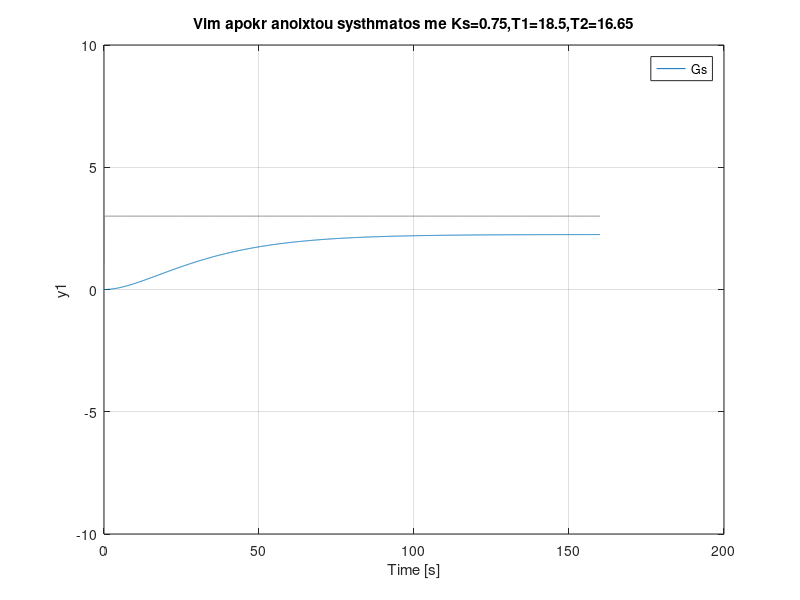
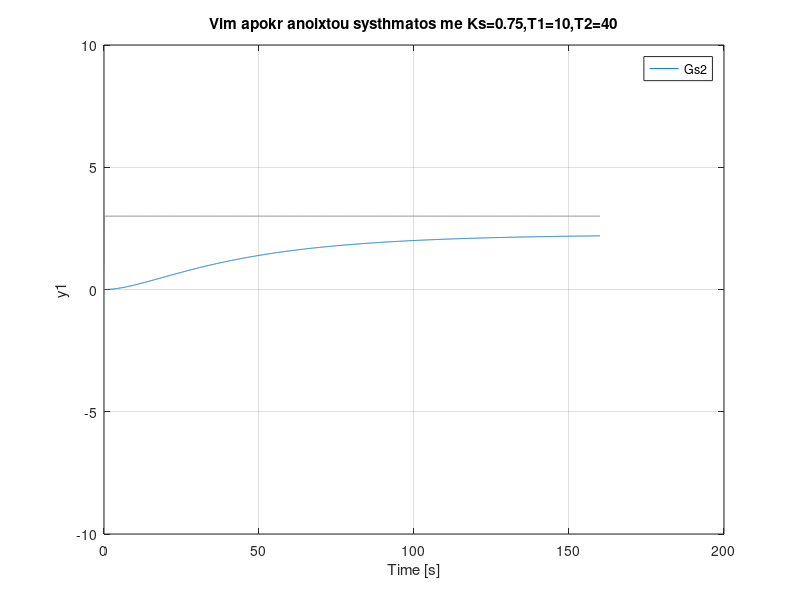
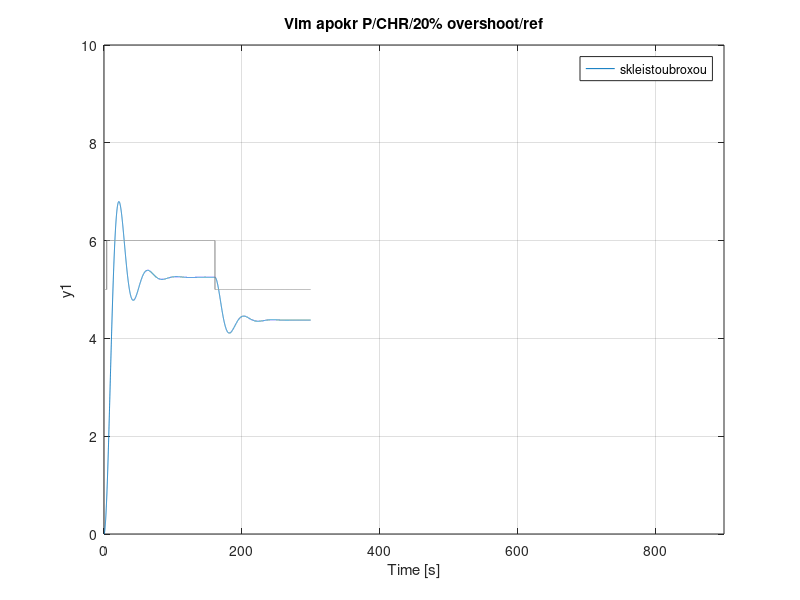
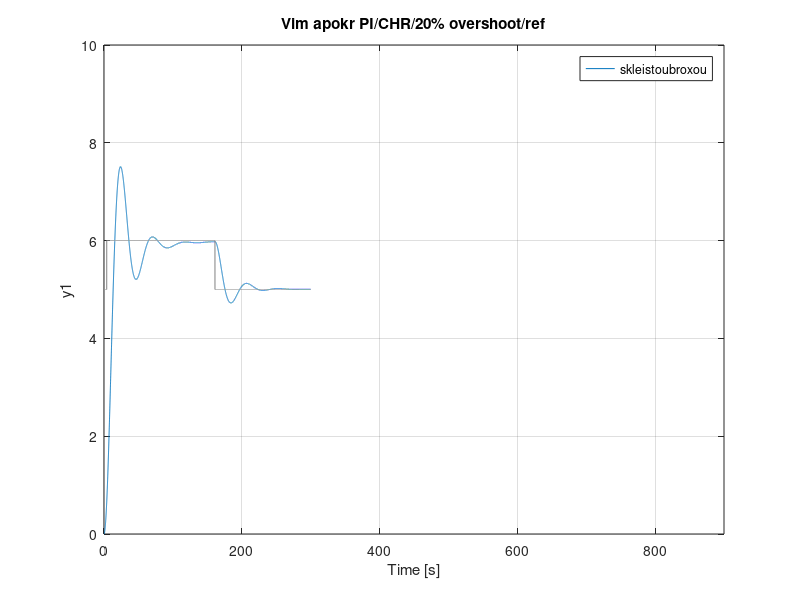

Write MATLAB code to recreate these figures, in order.
%1o erwthma
t=0:0.1:160;
s=tf('s');
Gs=0.75/(308*s^2+35.15*s+1); %synarthsh metaforas gia T1=18.5,T2=16.65
u = ones(length(t),1);
u(t>0 & t<=160)=3;
figure(1)
lsim(Gs,u,t);
axis([0 200 -10 10])
title('Vim apokr anoixtou systhmatos me Ks=0.75,T1=18.5,T2=16.65')

Gs2=0.75/(400*s^2+50*s+1);      %synarthsh metaforas gia T1=10,T2=40
figure(2)
lsim(Gs2,u,t);
axis([0 200 -10 10])
title('Vim apokr anoixtou systhmatos me Ks=0.75,T1=10,T2=40')


%2o erwthma
%P/CHR/20%overshoot/ref
Ks = 0.75; Tu = 5; Tg = 50;
Gs=0.75/(308*s^2+35.15*s+1)     %synarthsh metaforas
KP = (0.7/Ks).*(Tg/Tu) ;
P=pidstd(KP);
t = linspace(0,300,10000);
u0 = square(0.02*t+157);
u=0.5*u0+5.5;
skleistoubroxou=feedback(P*Gs,1);
figure(3)
lsim(skleistoubroxou,u,t);
axis([0 900 0 10])
title('Vim apokr P/CHR/20% overshoot/ref');


%PI/CHR/20%overshoot/ref
KPI = (0.6/Ks).*(Tg/Tu) ;
TiPI = Tg; 
PI=pidstd(KPI,TiPI);
skleistoubroxou=feedback(PI*Gs,1);
figure(4)
lsim(skleistoubroxou,u,t);
axis([0 900 0 10]);
title('Vim apokr PI/CHR/20% overshoot/ref');


%PID/CHR/20%overshoot/ref
KPID = (0.95/Ks).*(Tg/Tu) ;
TiPID =  1.4.*Tg; 
TdPID = 0.47.*Tu;
PID=pidstd(KPID,TiPID,TdPID);
skleistoubroxou=feedback(PID*Gs,1);
figure(5)
lsim(skleistoubroxou,u,t);
axis([0 900 0 10]);
title('Vim apokr PID/CHR/20% overshoot/ref');

%ypologismos sfalmatos
A=norm(u,inf);
et=A/(1+(PID*Gs));  
[y,tOut] = step(et);

%ypologismos tetargwnoy sfalmatos
et_sq=y.*y;


%ypologismos ISE 
integral=zeros(size(tOut));     
prev_integra1=zeros(size(tOut));
sum=zeros(size(tOut));
%xrisimopoioume dyo for wste na parasthsoume ton orismo
%tou oloklhromatos kai na paroume to epithimito apotelesma
 for i=2:length(tOut)
     integral(1)= 0;
     integral(i)=et_sq(i)*(tOut(i)-tOut(i-1));
 end

 for i=2:length(integral)
   sum(1)=0;
   prev_integra1(i)=sum(i-1);
   sum(i)=prev_integra1(i)+integral(i);    
 end

%vriskoume thn pio kontinh timh sthn timh apokatastashs  
figure(6)
plot(tOut,sum);
pos=find(tOut<=Tg);
ise=max(pos);         
ISE= sum(ise); 
title('ISE')

%Ypologismos ITSE me idio tropo
integral=zeros(size(tOut));
prev_integra1=zeros(size(tOut));
sum=zeros(size(tOut));
 
 for i=2:length(tOut)
     integral(1)= 0;
     integral(i)=i*et_sq(i)*(tOut(i)-tOut(i-1));
 end

 for i=2:length(integral)
   sum(1)=0;
   prev_integra1(i)=sum(i-1);
   sum(i)=prev_integra1(i)+integral(i);    
 end
 
figure(7)
plot(tOut,sum);
pos=find(tOut<=Tg);
itse=max(pos);         
ITSE= sum(itse);
title('ITSE')


%P/CHR/20%overshoot/ref me T1 = 10, T2 = 40
Ks = 0.75; Tu = 5; Tg = 50;
Gs2=0.75/(400*s^2+50*s+1);      %synarthsh metaforas
KP2 = (0.7/Ks).*(Tg/Tu) ;
P2=pidstd(KP2);
t = linspace(0,300,10000);
u0 = square(0.02*t+157);
u=0.5*u0+5.5;
skleistoubroxou=feedback(P2*Gs2,1);
figure(8)
lsim(skleistoubroxou,u,t);
axis([0 900 0 10])
title('Vim apokr P/CHR/20% overshoot/ref me T1=10, T2=40');

%PI/CHR/20%overshoot/ref me T1 = 10, T2 = 40
KPI2 = (0.6/Ks).*(Tg/Tu) ;
TiPI2 = Tg; 
PI2=pidstd(KPI2,TiPI2);
skleistoubroxou=feedback(PI2*Gs2,1);
figure(9)
lsim(skleistoubroxou,u,t);
axis([0 900 0 10]);
title('Vim apokr PI/CHR/20% overshoot/ref me T1 = 10, T2 = 40');

%PID/CHR/20%overshoot/ref me T1 = 10, T2 = 40
KPID2 = (0.95/Ks).*(Tg/Tu) ;
TiPID2 =  1.4.*Tg; 
TdPID2 = 0.47.*Tu;
PID2=pidstd(KPID2,TiPID2,TdPID2);
skleistoubroxou=feedback(PID2*Gs2,1);
figure(10)
lsim(skleistoubroxou,u,t);
axis([0 900 0 10]);
title('Vim apokr PID/CHR/20% overshoot/ref me T1 = 10, T2 = 40');


%ypologismos sfalmatos
A=norm(u,inf);
et=A/(1+(PID2*Gs2));           

%ypologismos tetargwnoy sfalmatos
et_sq=y.*y;             

%ypologismos ISE 
integral=zeros(size(tOut));     
prev_integra1=zeros(size(tOut));
sum=zeros(size(tOut));
%xrisimopoioume dyo for wste na parasthsoume ton orismo
%tou oloklhromatos kai na paroume to epithimito apotelesma
 for i=2:length(tOut)
     integral(1)= 0;
     integral(i)=et_sq(i)*(tOut(i)-tOut(i-1));
 end

 for i=2:length(integral)
   sum(1)=0;
   prev_integra1(i)=sum(i-1);
   sum(i)=prev_integra1(i)+integral(i);    
 end

%vriskoume thn pio kontinh timh sthn timh apokatastashs  
figure(11)
plot(tOut,sum);
pos=find(tOut<=Tg);
ise=max(pos);         
ISE= sum(ise); 
title('ISE')

%Ypologismos ITSE me idio tropo
integral=zeros(size(tOut));
prev_integra1=zeros(size(tOut));
sum=zeros(size(tOut));
 
 for i=2:length(tOut)
     integral(1)= 0;
     integral(i)=i*et_sq(i)*(tOut(i)-tOut(i-1));
 end

 for i=2:length(integral)
   sum(1)=0;
   prev_integra1(i)=sum(i-1);
   sum(i)=prev_integra1(i)+integral(i);    
 end
 
figure(12)
plot(tOut,sum);
pos=find(tOut<=Tg);
itse=max(pos);         
ITSE= sum(itse);
title('ITSE')


%3o erwthma
%PID/CHR/0%/Disturbance 
Ks = 0.75; Tu = 5; Tg = 50;
Gs=0.75/(308*s^2+35.15*s+1);        %synarthsh metaforas
KP01= (0.95/Ks).*(Tg/Tu) ;
TiP01 =  2.4.*Tg; 
TdP01 = 0.42.*Tu;
[u0,t] = gensig('square',600,900);
u=2*u0+6;
u0 = square(0.02*t);
PID=pidstd(KP01,TiP01,TdP01);
skleistoubroxou=feedback(PID*Gs,1);
figure(13)
lsim(skleistoubroxou,u,t);
axis([0 890 0 10]);
title('Vim apokr PID/CHR/0% disturbance/ref');

%ypologismos sfalmatos
A=norm(u,inf);
et=A/(1+(PID*Gs));           

%ypologismos tetargwnoy sfalmatos
et_sq=y.*y;             

%ypologismos ISE 
integral=zeros(size(tOut));     
prev_integra1=zeros(size(tOut));
sum=zeros(size(tOut));
%xrisimopoioume dyo for wste na parasthsoume ton orismo
%tou oloklhromatos kai na paroume to epithimito apotelesma
 for i=2:length(tOut)
     integral(1)= 0;
     integral(i)=et_sq(i)*(tOut(i)-tOut(i-1));
 end

 for i=2:length(integral)
   sum(1)=0;
   prev_integra1(i)=sum(i-1);
   sum(i)=prev_integra1(i)+integral(i);    
 end

%vriskoume thn pio kontinh timh sthn timh apokatastashs  
figure(14)
plot(tOut,sum);
pos=find(tOut<=Tg);
ise=max(pos);         
ISE= sum(ise); 
title('ISE')

%Ypologismos ITSE me idio tropo
integral=zeros(size(tOut));
prev_integra1=zeros(size(tOut));
sum=zeros(size(tOut));
 
 for i=2:length(tOut)
     integral(1)= 0;
     integral(i)=i*et_sq(i)*(tOut(i)-tOut(i-1));
 end

 for i=2:length(integral)
   sum(1)=0;
   prev_integra1(i)=sum(i-1);
   sum(i)=prev_integra1(i)+integral(i);    
 end
 
figure(15)
plot(tOut,sum);
pos=find(tOut<=Tg);
itse=max(pos);         
ITSE= sum(itse);
title('ITSE')


%PID/CHR/0%/Disturbance me T1 = 10, T2 = 40
Ks = 0.75; Tu = 5; Tg = 50;
Gs2=0.75/(400*s^2+50*s+1);          %synarthsh metaforas
KP02= (0.95/Ks).*(Tg/Tu) ;
TiP02 =  2.4.*Tg; 
TdP02 = 0.42.*Tu;
[u0,t] = gensig('square',600,900);
u=2*u0+6;
u0 = square(0.02*t);
PID=pidstd(KP02,TiP02,TdP02);
skleistoubroxou=feedback(PID2*Gs2,1);
figure(16)
lsim(skleistoubroxou,u,t);
axis([0 890 0 10]);
title('Vim apokr PID/CHR/0% disturbance/ref me T1 = 10, T2 = 40');

%ypologismos sfalmatos
A=norm(u,inf);
et=A/(1+(PID2*Gs2));          

%ypologismos tetargwnoy sfalmatos
et_sq=y.*y;             

%ypologismos ISE 
integral=zeros(size(tOut));     
prev_integra1=zeros(size(tOut));
sum=zeros(size(tOut));
%xrisimopoioume dyo for wste na parasthsoume ton orismo
%tou oloklhromatos kai na paroume to epithimito apotelesma
 for i=2:length(tOut)
     integral(1)= 0;
     integral(i)=et_sq(i)*(tOut(i)-tOut(i-1));
 end

 for i=2:length(integral)
   sum(1)=0;
   prev_integra1(i)=sum(i-1);
   sum(i)=prev_integra1(i)+integral(i);    
 end

%vriskoume thn pio kontinh timh sthn timh apokatastashs  
figure(17)
plot(tOut,sum);
pos=find(tOut<=Tg);
ise=max(pos);         
ISE= sum(ise); 
title('ISE')

%Ypologismos ITSE me idio tropo
integral=zeros(size(tOut));
prev_integra1=zeros(size(tOut));
sum=zeros(size(tOut));
 
 for i=2:length(tOut)
     integral(1)= 0;
     integral(i)=i*et_sq(i)*(tOut(i)-tOut(i-1));
 end

 for i=2:length(integral)
   sum(1)=0;
   prev_integra1(i)=sum(i-1);
   sum(i)=prev_integra1(i)+integral(i);    
 end
 
figure(18)
plot(tOut,sum);
pos=find(tOut<=Tg);
itse=max(pos);         
ITSE= sum(itse);
title('ITSE')


%4o erwthma
%P/Tsum
Ks = 0.75; Tu = 5; Tg = 50;
T1 = 18.5;
T2 = 16.65;
Gs=0.75/(308*s^2+35.15*s+1);            %synarthsh metaforas
Tsum=T1+T2;
KT=(1/Ks);
PT=pidstd(KT);
skleistoubroxou_T=feedback(PT*Gs,1);
t = linspace(0,300,10000);
u0 = square(0.02*t+157);
u=0.5*u0+5.5;
figure(19)
lsim(skleistoubroxou_T,u,t);
axis([0 900 0 10])
title('Vimatikh apokrish P/Tsum');

%PI tsum
KT= (0.5/Ks); 
TiT = 0.5 * Tsum ;
PIT=pidstd(KT,TiT);
skleistoubroxou_T=feedback(PIT*Gs,1);
figure(20)
lsim(skleistoubroxou_T,u,t);
axis([0 900 0 10])
title('Vimatikh apokrish PI/Tsum');

%PID tsum
KT= (1/Ks); 
TiT = 0.66 * Tsum;
TdT = 0.17 * Tsum;
PIDT=pidstd(KT,TiT);
skleistoubroxou_T=feedback(PIDT*Gs,1);
figure(21)
lsim(skleistoubroxou_T,u,t);
axis([0 900 0 10])
title('Vimatikh apokrish PID/Tsum');

%ypologismos sfalmatos
A=norm(u,inf);
et=A/(1+(PIDT*Gs));           

%ypologismos tetargwnoy sfalmatos
et_sq=y.*y;             

%ypologismos ISE
integral=zeros(size(tOut));      
prev_integra1=zeros(size(tOut));
sum=zeros(size(tOut));
%xrisimopoioume dyo for wste na parasthsoume ton orismo
%tou oloklhromatos kai na paroume to epithimito apotelesma
 for i=2:length(tOut)
     integral(1)= 0;
     integral(i)=et_sq(i)*(tOut(i)-tOut(i-1));
 end

 for i=2:length(integral)
   sum(1)=0;
   prev_integra1(i)=sum(i-1);
   sum(i)=prev_integra1(i)+integral(i);    
 end

%vriskoume thn pio kontinh timh sthn timh apokatastashs  
figure(17)
plot(tOut,sum);
pos=find(tOut<=Tg);
ise=max(pos);         
ISE= sum(ise); 
title('ISE')

%Ypologismos ITSE me idio tropo
integral=zeros(size(tOut));
prev_integra1=zeros(size(tOut));
sum=zeros(size(tOut));
 
 for i=2:length(tOut)
     integral(1)= 0;
     integral(i)=i*et_sq(i)*(tOut(i)-tOut(i-1));
 end

 for i=2:length(integral)
   sum(1)=0;
   prev_integra1(i)=sum(i-1);
   sum(i)=prev_integra1(i)+integral(i);    
 end
 
figure(18)
plot(tOut,sum);
pos=find(tOut<=Tg);
itse=max(pos);         
ITSE= sum(itse);
title('ITSE')

%P/Tsum me T1=10, T2=40
Ks = 0.75; Tu = 5; Tg = 50;
T11=10;
T22=40;
Gs2=0.75/(400*s^2+50*s+1);          %synarthsh metaforas
Tsum2=T11+T22;
KT2=(1/Ks);
PT2=pidstd(KT2);
skleistoubroxou_T2=feedback(PT2*Gs2,1);
t = linspace(0,300,10000);
u0 = square(0.02*t+157);
u=0.5*u0+5.5;
figure(24)
lsim(skleistoubroxou_T2,u,t);
axis([0 900 0 10])
title('Vimatikh apokrish P/Tsum me T1 = 10, T2 = 40');

%PI/Tsum me T1=10, T2=40
KT2= (0.5/Ks); 
TiT2 = 0.5 * Tsum2 ;
PIT2=pidstd(KT2,TiT2);
skleistoubroxou_T2=feedback(PIT2*Gs2,1);
figure(25)
lsim(skleistoubroxou_T2,u,t);
axis([0 900 0 10])
title('Vimatikh apokrish PI/Tsum me T1 = 10, T2 = 40');

%PID/Tsum me T1=10, T2=40
KT2= (1/Ks); 
TiT2 = 0.66 * Tsum2;
TdT2 = 0.17 * Tsum2;
PIDT2=pidstd(KT2,TiT2);
skleistoubroxou_T2=feedback(PIDT2*Gs2,1);
figure(26)
lsim(skleistoubroxou_T2,u,t);
axis([0 900 0 10])
title('Vimatikh apokrish PID/Tsum me T1 = 10, T2 = 40');

%ypologismos sfalmatos
A=norm(u,inf);
et=A/(1+(PIDT2*Gs2));           

%ypologismos tetargwnoy sfalmatos
et_sq=y.*y;             

%ypologismos ISE
integral=zeros(size(tOut));      
prev_integra1=zeros(size(tOut));
sum=zeros(size(tOut));
%xrisimopoioume dyo for wste na parasthsoume ton orismo
%tou oloklhromatos kai na paroume to epithimito apotelesma
 for i=2:length(tOut)
     integral(1)= 0;
     integral(i)=et_sq(i)*(tOut(i)-tOut(i-1));
 end

 for i=2:length(integral)
   sum(1)=0;
   prev_integra1(i)=sum(i-1);
   sum(i)=prev_integra1(i)+integral(i);    
 end

%vriskoume thn pio kontinh timh sthn timh apokatastashs  
figure(27)
plot(tOut,sum);
pos=find(tOut<=Tg);
ise=max(pos);         
ISE= sum(ise); 
title('ISE')

%Ypologismos ITSE me idio tropo
integral=zeros(size(tOut));
prev_integra1=zeros(size(tOut));
sum=zeros(size(tOut));
 
 for i=2:length(tOut)
     integral(1)= 0;
     integral(i)=i*et_sq(i)*(tOut(i)-tOut(i-1));
 end

 for i=2:length(integral)
   sum(1)=0;
   prev_integra1(i)=sum(i-1);
   sum(i)=prev_integra1(i)+integral(i);    
 end
 
figure(28)
plot(tOut,sum);
pos=find(tOut<=Tg);
itse=max(pos);         
ITSE= sum(itse);
title('ITSE')
























